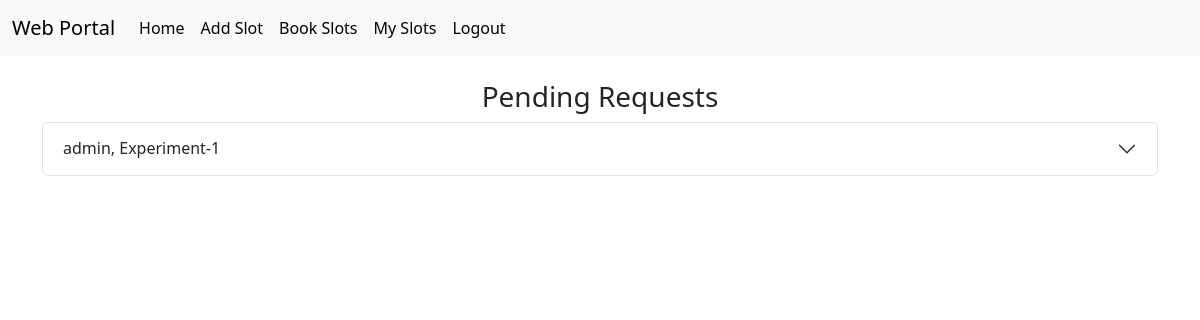
The app's page / (signed in), older data.
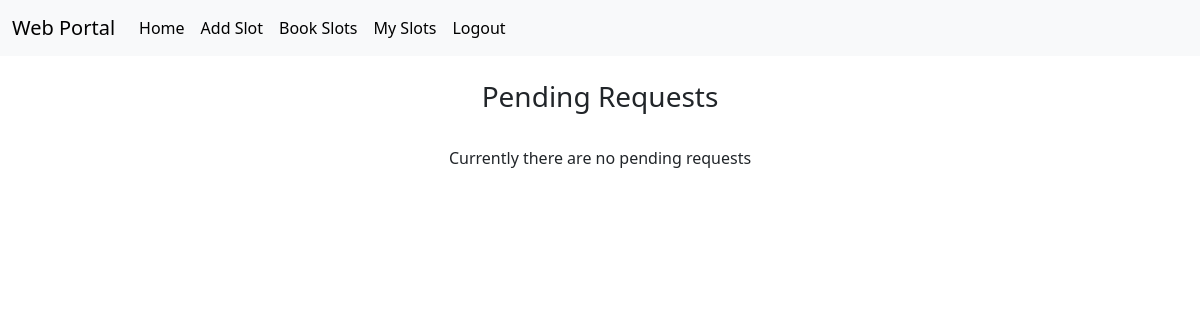
The same page, newer data.
### App/models.py (models this page shows)
class Order(models.Model):
    status_choice= [
        ('pending', 'Pending'),
        ('completed', 'Completed'),
        ('paid ', 'Paid '),
        ('rejected', 'Rejected')
    ]
    candidate = models.ForeignKey(User, on_delete=models.CASCADE)
    slot = models.ForeignKey(Slot, on_delete=models.CASCADE)
    dateBooked = models.DateField()
    exptStatus = models.CharField(max_length=30,choices=status_choice,default='pending')
    isBooked = models.BooleanField(default = False)

class Slot(models.Model):
    exptTitle = models.CharField(max_length = 50)
    exptDesc = models.CharField(max_length = 100)
    exptDate = models.DateField()
    numberOfSeats = models.IntegerField()
    startTime = models.TimeField()
    endTime = models.TimeField()
    candidateList = models.ManyToManyField(
        User,
        through="Order",
        through_fields=("slot", "candidate"),
    )

### App/views.py (the view)
# urls.py: path('', views.index, name="home"),
@login_required(login_url='login')
def index(request):
    pendingOrders = Order.objects.filter(exptStatus = "completed")
    return render(request, "index.html", locals())

### templates/index.html (shortened to what this page needs)
{% extends 'base.html' %}
{% block body %}
  {% if user.is_authenticated %}
  <br/>
  <div class="container">
  {% if user.is_staff %}
    <h3 style="text-align:center">Pending Requests</h3>
    <div class="accordion" id="accordionExample">
      {% for order in pendingOrders %}
      <div class="accordion-item">
        <h2 class="accordion-header">
          <button  class="accordion-button collapsed" type="button" data-bs-toggle="collapse" data-bs-target="#collapse{{order.id}}" aria-expanded="false" aria-controls="collapse{{order.id}}" >
            {{order.candidate.username}}, {{order.slot.exptTitle}}
          </button>
        </h2>
      </div>
      {%endfor %}
      <br/>
      {% if pendingOrders|length == 0 %}
        <p style="text-align:center">Currently there are no pending requests</p>
      {% endif %}
    </div>
  {% endif %}
</div>
  {% endif %}
{% endblock body %}

Row changes from the older to the newer data that the page shows:
no longer on this page (row edited): Order: candidate.username "admin", slot.exptTitle "Experiment-1"
Text that changed along with them:
text now shown: "Currently there are no pending requests"
